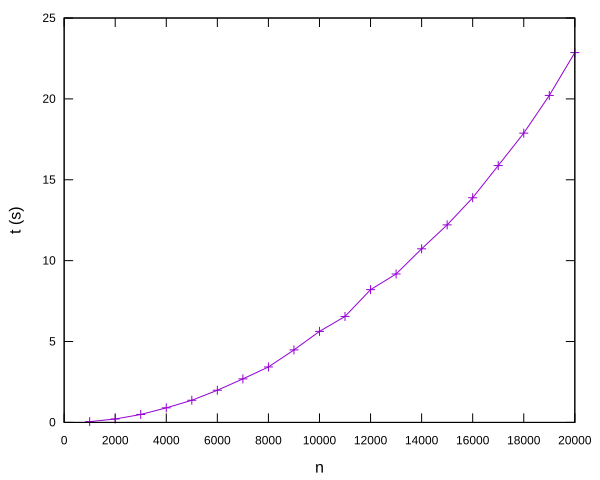

The gnuplot source for this figure:
set term "svg"
set output "insercio.svg"
set xlabel "n" font "Arial, 16"
set ylabel "t (s)" font "Arial, 16"
plot "insercio.txt" title "" with linespoints
